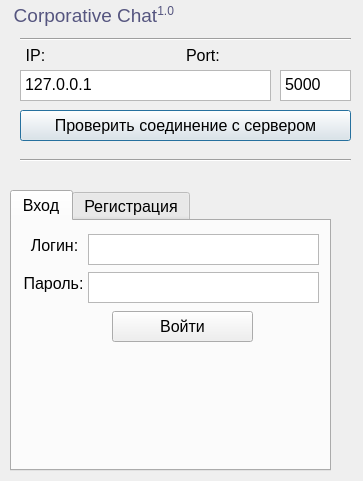
<?xml version="1.0" encoding="UTF-8"?>
<ui version="4.0">
 <class>Dialog</class>
 <widget class="QDialog" name="Dialog">
  <property name="geometry">
   <rect>
    <x>0</x>
    <y>0</y>
    <width>363</width>
    <height>481</height>
   </rect>
  </property>
  <property name="windowTitle">
   <string>Dialog</string>
  </property>
  <property name="modal">
   <bool>true</bool>
  </property>
  <widget class="QPlainTextEdit" name="IPTextEdit">
   <property name="geometry">
    <rect>
     <x>20</x>
     <y>70</y>
     <width>251</width>
     <height>31</height>
    </rect>
   </property>
   <property name="font">
    <font>
     <pointsize>12</pointsize>
    </font>
   </property>
   <property name="layoutDirection">
    <enum>Qt::LeftToRight</enum>
   </property>
   <property name="verticalScrollBarPolicy">
    <enum>Qt::ScrollBarAlwaysOff</enum>
   </property>
   <property name="horizontalScrollBarPolicy">
    <enum>Qt::ScrollBarAlwaysOff</enum>
   </property>
   <property name="plainText">
    <string>127.0.0.1</string>
   </property>
   <property name="placeholderText">
    <string/>
   </property>
  </widget>
  <widget class="Line" name="line_2">
   <property name="geometry">
    <rect>
     <x>20</x>
     <y>150</y>
     <width>331</width>
     <height>20</height>
    </rect>
   </property>
   <property name="orientation">
    <enum>Qt::Horizontal</enum>
   </property>
  </widget>
  <widget class="Line" name="line">
   <property name="geometry">
    <rect>
     <x>20</x>
     <y>19</y>
     <width>331</width>
     <height>41</height>
    </rect>
   </property>
   <property name="orientation">
    <enum>Qt::Horizontal</enum>
   </property>
  </widget>
  <widget class="QPushButton" name="PingButton">
   <property name="geometry">
    <rect>
     <x>20</x>
     <y>110</y>
     <width>331</width>
     <height>31</height>
    </rect>
   </property>
   <property name="font">
    <font>
     <pointsize>12</pointsize>
    </font>
   </property>
   <property name="cursor">
    <cursorShape>PointingHandCursor</cursorShape>
   </property>
   <property name="text">
    <string>Проверить соединение с сервером</string>
   </property>
  </widget>
  <widget class="QLabel" name="mainlabel">
   <property name="geometry">
    <rect>
     <x>10</x>
     <y>0</y>
     <width>171</width>
     <height>31</height>
    </rect>
   </property>
   <property name="font">
    <font>
     <pointsize>14</pointsize>
    </font>
   </property>
   <property name="text">
    <string>&lt;html&gt;&lt;head/&gt;&lt;body&gt;&lt;p align=&quot;center&quot;&gt;&lt;span style=&quot; color:#55557f;&quot;&gt;Corporative Chat&lt;/span&gt;&lt;span style=&quot; color:#55557f; vertical-align:super;&quot;&gt;1.0 &lt;/span&gt;&lt;/p&gt;&lt;/body&gt;&lt;/html&gt;</string>
   </property>
  </widget>
  <widget class="QLabel" name="iplabel">
   <property name="geometry">
    <rect>
     <x>20</x>
     <y>40</y>
     <width>31</width>
     <height>31</height>
    </rect>
   </property>
   <property name="font">
    <font>
     <pointsize>12</pointsize>
    </font>
   </property>
   <property name="text">
    <string>IP:</string>
   </property>
   <property name="alignment">
    <set>Qt::AlignCenter</set>
   </property>
  </widget>
  <widget class="QLabel" name="portlabel">
   <property name="geometry">
    <rect>
     <x>186</x>
     <y>40</y>
     <width>81</width>
     <height>31</height>
    </rect>
   </property>
   <property name="font">
    <font>
     <pointsize>12</pointsize>
    </font>
   </property>
   <property name="text">
    <string>Port:</string>
   </property>
  </widget>
  <widget class="QPlainTextEdit" name="PortTextEdit">
   <property name="geometry">
    <rect>
     <x>280</x>
     <y>70</y>
     <width>71</width>
     <height>31</height>
    </rect>
   </property>
   <property name="font">
    <font>
     <pointsize>12</pointsize>
    </font>
   </property>
   <property name="verticalScrollBarPolicy">
    <enum>Qt::ScrollBarAlwaysOff</enum>
   </property>
   <property name="horizontalScrollBarPolicy">
    <enum>Qt::ScrollBarAlwaysOff</enum>
   </property>
   <property name="plainText">
    <string>5000</string>
   </property>
  </widget>
  <widget class="QTabWidget" name="AuthTabWidget">
   <property name="geometry">
    <rect>
     <x>10</x>
     <y>190</y>
     <width>321</width>
     <height>281</height>
    </rect>
   </property>
   <property name="font">
    <font>
     <pointsize>12</pointsize>
    </font>
   </property>
   <property name="currentIndex">
    <number>0</number>
   </property>
   <widget class="QWidget" name="auth_tab">
    <attribute name="title">
     <string>Вход</string>
    </attribute>
    <widget class="QLabel" name="loginlabel">
     <property name="geometry">
      <rect>
       <x>12</x>
       <y>9</y>
       <width>61</width>
       <height>31</height>
      </rect>
     </property>
     <property name="text">
      <string>Логин:</string>
     </property>
     <property name="alignment">
      <set>Qt::AlignCenter</set>
     </property>
    </widget>
    <widget class="QPlainTextEdit" name="LoginTextEdit">
     <property name="geometry">
      <rect>
       <x>76</x>
       <y>13</y>
       <width>231</width>
       <height>31</height>
      </rect>
     </property>
     <property name="verticalScrollBarPolicy">
      <enum>Qt::ScrollBarAlwaysOff</enum>
     </property>
     <property name="horizontalScrollBarPolicy">
      <enum>Qt::ScrollBarAlwaysOff</enum>
     </property>
    </widget>
    <widget class="QLabel" name="passwordlabel">
     <property name="geometry">
      <rect>
       <x>11</x>
       <y>47</y>
       <width>61</width>
       <height>31</height>
      </rect>
     </property>
     <property name="text">
      <string>Пароль:</string>
     </property>
     <property name="alignment">
      <set>Qt::AlignCenter</set>
     </property>
    </widget>
    <widget class="QPlainTextEdit" name="PasswordTextEdit">
     <property name="geometry">
      <rect>
       <x>76</x>
       <y>51</y>
       <width>231</width>
       <height>31</height>
      </rect>
     </property>
     <property name="verticalScrollBarPolicy">
      <enum>Qt::ScrollBarAlwaysOff</enum>
     </property>
     <property name="horizontalScrollBarPolicy">
      <enum>Qt::ScrollBarAlwaysOff</enum>
     </property>
    </widget>
    <widget class="QPushButton" name="LoginButton">
     <property name="geometry">
      <rect>
       <x>100</x>
       <y>90</y>
       <width>141</width>
       <height>31</height>
      </rect>
     </property>
     <property name="cursor">
      <cursorShape>PointingHandCursor</cursorShape>
     </property>
     <property name="text">
      <string>Войти</string>
     </property>
    </widget>
   </widget>
   <widget class="QWidget" name="regist_tab">
    <attribute name="title">
     <string>Регистрация</string>
    </attribute>
    <widget class="QPlainTextEdit" name="RegistTextEdit">
     <property name="geometry">
      <rect>
       <x>10</x>
       <y>30</y>
       <width>291</width>
       <height>31</height>
      </rect>
     </property>
     <property name="verticalScrollBarPolicy">
      <enum>Qt::ScrollBarAlwaysOff</enum>
     </property>
     <property name="horizontalScrollBarPolicy">
      <enum>Qt::ScrollBarAlwaysOff</enum>
     </property>
    </widget>
    <widget class="QLabel" name="nicknamelabel">
     <property name="geometry">
      <rect>
       <x>10</x>
       <y>10</y>
       <width>321</width>
       <height>21</height>
      </rect>
     </property>
     <property name="text">
      <string>Введите ник в чате:</string>
     </property>
    </widget>
    <widget class="QLabel" name="emaillabel">
     <property name="geometry">
      <rect>
       <x>10</x>
       <y>70</y>
       <width>321</width>
       <height>21</height>
      </rect>
     </property>
     <property name="text">
      <string>Введите Email/Логин:</string>
     </property>
    </widget>
    <widget class="QPlainTextEdit" name="RegistEmailTextEdit">
     <property name="geometry">
      <rect>
       <x>10</x>
       <y>90</y>
       <width>291</width>
       <height>31</height>
      </rect>
     </property>
     <property name="verticalScrollBarPolicy">
      <enum>Qt::ScrollBarAlwaysOff</enum>
     </property>
     <property name="horizontalScrollBarPolicy">
      <enum>Qt::ScrollBarAlwaysOff</enum>
     </property>
    </widget>
    <widget class="QLabel" name="registpasswordlabel">
     <property name="geometry">
      <rect>
       <x>10</x>
       <y>130</y>
       <width>321</width>
       <height>21</height>
      </rect>
     </property>
     <property name="text">
      <string>Введите пароль:</string>
     </property>
    </widget>
    <widget class="QPlainTextEdit" name="RegistPasswordTextEdit">
     <property name="geometry">
      <rect>
       <x>10</x>
       <y>150</y>
       <width>291</width>
       <height>31</height>
      </rect>
     </property>
     <property name="verticalScrollBarPolicy">
      <enum>Qt::ScrollBarAlwaysOff</enum>
     </property>
     <property name="horizontalScrollBarPolicy">
      <enum>Qt::ScrollBarAlwaysOff</enum>
     </property>
    </widget>
    <widget class="QPushButton" name="RegistButton">
     <property name="geometry">
      <rect>
       <x>20</x>
       <y>190</y>
       <width>211</width>
       <height>31</height>
      </rect>
     </property>
     <property name="text">
      <string>Регистрация</string>
     </property>
    </widget>
   </widget>
  </widget>
 </widget>
 <resources/>
 <connections/>
</ui>
